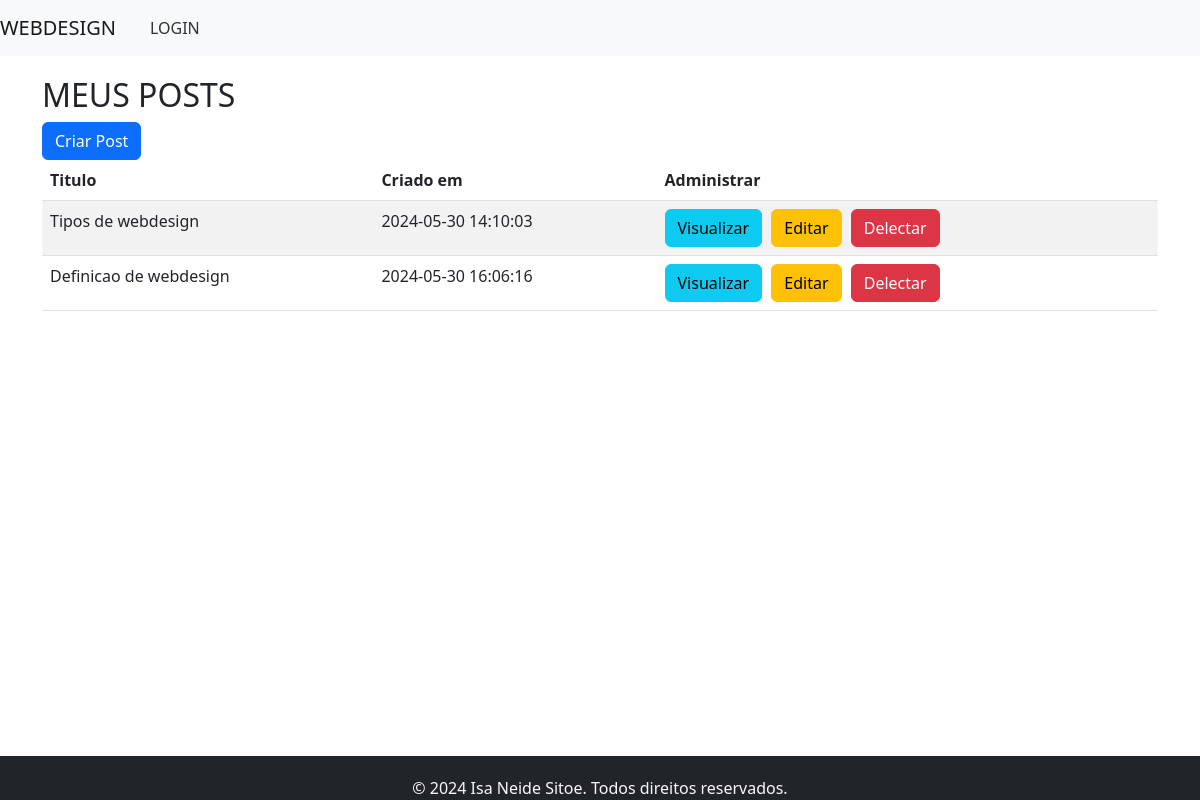
Page /posts/dashboard.php (signed in) on the committed database.
### tables this page shows
CREATE TABLE `posts` (
  `id` int(11) NOT NULL,
  `user_id` int(11) NOT NULL,
  `titulo` varchar(255) NOT NULL,
  `conteudo` text NOT NULL,
  `criado_em` timestamp NOT NULL DEFAULT current_timestamp(),
  `actualizado_em` timestamp NOT NULL DEFAULT current_timestamp() ON UPDATE current_timestamp()
);

### posts/dashboard.php (the view, shortened to what this page needs)
<?php
require '../config.php';
$stmt = $pdo->prepare('SELECT posts.*, users.username FROM posts JOIN users ON posts.user_id = users.id WHERE users.id = ?');
$stmt->execute([$_SESSION['id']]);
$posts = $stmt->fetchAll();
?>
<!DOCTYPE html>
<html lang="en">
<head>
    <link rel="stylesheet" href="https://cdnjs.cloudflare.com/ajax/libs/bootstrap/5.2.2/css/bootstrap.min.css">
    <link rel="stylesheet" href="https://cdnjs.cloudflare.com/ajax/libs/font-awesome/5.15.4/css/all.min.css">
</head>
<body>
    <?php include '../includes/header.php'; ?>
    <div class="container">
        <h2>MEUS POSTS</h2>
        <a href="criar.php" class="btn btn-primary">Criar Post</a>
        <table class="table table-striped ">
            <thead>
                <tr>
                    <th>Titulo</th>
                    <th>Criado em</th>
                    <th>Administrar</th>
                </tr>
            </thead>
                <?php foreach ($posts as $post): ?>
                    <tr>
                        <td><?=$post['titulo'] ?></td>
                        <td><?= $post['criado_em'] ?></td>
                        <td>
                            <a href="visualizar.php?id=<?= $post['id'] ?>" class="btn btn-info">Visualizar</a>
                            <a href="editar.php?id=<?= $post['id'] ?>" class="btn btn-warning">Editar</a>
                            <a href="delectar.php?id=<?= $post['id'] ?>" class="btn btn-danger">Delectar</a>
                        </td>
                    </tr>
                <?php endforeach; ?>
        </table>
    </div>
    <?php include '../includes/footer.php'; ?>
</body>
</html>

### css/style.css (style rules this page uses)
.container { margin-top: 20px; }
.btn { margin-right: 5px; }
.btn { transition: all 0.3s ease; }

### rows in the picture
posts: titulo "Tipos de webdesign", criado_em "2024-05-30 14:10:03"
posts: titulo "Definicao de webdesign", criado_em "2024-05-30 16:06:16"
